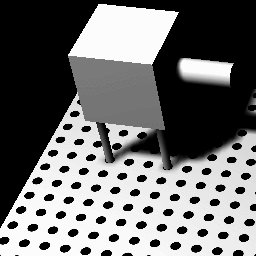
#> input picture images/laser.pgm, 256 x 256 px
$ python BlackoutScriptCostmapMask.py
#> lines starting #> are read from the running program, lines starting #| are printed output that depends on the picture; after the words box and inside, x2 and y2 are one past the last pixel; in counts of white or black regions, pixels touching at a corner belong together
import cv2
import numpy as np

def blackout_area(image_path, coordinates, grayscale_value=255):
    """
    Reads a .pgm image, blacks out the area within the given coordinates, and saves the result.

    :param image_path: Path to the .pgm image file.
    :param coordinates: A list of 4 tuples representing the vertices of the area to blackout (x, y).
    :param grayscale_value: The grayscale value to use for the blackout area (default is 255).
    """
#> called with image_path = './images/laser.pgm', grayscale_value = 255
    # Load the .pgm image
    image = cv2.imread(image_path, cv2.IMREAD_GRAYSCALE)
#> image is the input picture: shape (256, 256); min 0, max 252, mean 112.4
    if image is None:
        raise FileNotFoundError(f"Image not found at {image_path}")

    # Create a mask with the same dimensions as the image
    mask = np.zeros_like(image)

    # Define the polygon using the coordinates
    points = np.array(coordinates, dtype=np.int32)

    # Fill the polygon on the mask with the specified grayscale value
    cv2.fillPoly(mask, [points], grayscale_value)
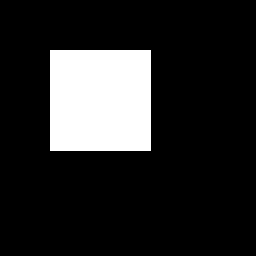
#> mask: shape (256, 256); 15.6% white; 1 white region, box (x1, y1, x2, y2) and area: (50, 50, 151, 151) 10201

    # Apply the mask to blackout the area in the original image
    image[mask == grayscale_value] = 0
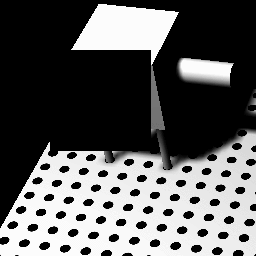
#> image: shape (256, 256); 12.2% of pixels changed, all inside (x1, y1, x2, y2) = (50, 50, 151, 151)

    # Save the modified image
    output_path = image_path.replace(".pgm", "_blackout.pgm")
    cv2.imwrite(output_path, image)
    print(f"Modified image saved to {output_path}")

# Example usage
if __name__ == "__main__":
    # Path to the .pgm image (relative path)
    image_path = "./images/laser.pgm"

    # Coordinates of the area to blackout (x, y)
    coordinates = [(50, 50), (150, 50), (150, 150), (50, 150)]

    # Call the function with the default grayscale value
    blackout_area(image_path, coordinates)

    # Example of calling the function with a custom grayscale value
    # blackout_area(image_path, coordinates, grayscale_value=128)
